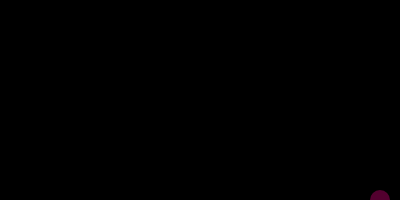
Frame 1 (no input)
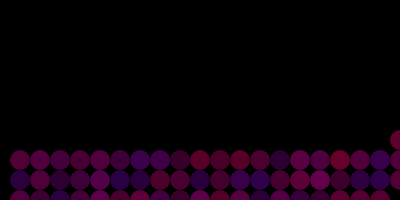
Frame 60 (no input)
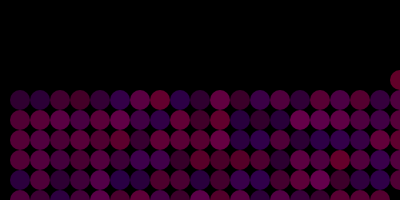
Frame 120 (the mouse pressed at the canvas centre since frame 60)

The p5.js sketch that drew these frames (run headless with seeded random() and noise() and a simulated clock; from frame 60 on, the mouse is pressed at the canvas centre):

// p5.js sketch
// ── sketch.js
let spot = {
  count: 0,
  x: 100,
  y: 50,
  d: 20
};

let col = {
  r: 255,
  g: 0,
  b: 0,
  alpha: 100
};

function setup() {
  createCanvas(400, 200);
  background(0);
  create_ui();
}

function draw() {
  col.r = random(100, 255);
  // col.g = 0;
  col.b = random(100, 190);

  // spot.x = random(0, width);
  spot.count = spot.count + spot.d;
  spot.x = width - (spot.count % width);
  spot.y = height - ((int(spot.count / width) * spot.d) % height);
  noStroke();
  fill(col.r, col.g, col.b, col.alpha);
  ellipse(spot.x, spot.y, spot.d);
  update_ui();
}

function create_ui() {
  createButton('backg 0').mousePressed(function() {
    background(0);
  });
  createButton('alpha 100').mousePressed(function() {
    col.alpha = 100;
  });
  createButton('alpha 180').mousePressed(function() {
    col.alpha = 180;
  });
  createElement('br');
  createSpan().id('ic');
  createSpan().id('ix');
  createSpan().id('iy');
  createElement('br');
  createSpan().id('imx');
  createSpan().id('imy');
  createSpan().id('icc');
}

function update_ui() {
  select('#ic').html('[count=' + spot.count + '] ')
  select('#ix').html('[x=' + spot.x + '] ')
  select('#iy').html('[y=' + spot.y + '] ')
  select('#imx').html('[mouseX=' + mouseX + '] ')
  select('#imy').html('[mouseY=' + mouseY + '] ')
  select('#icc').html('[RGBA=' + get(mouseX, mouseY) + '] ')
}

// https://editor.p5js.org/jht1493/sketches/A1NHTo3cg
// 2.5.2 random function spot.count ui bottom

// https://editor.p5js.org/jht1493/sketches/Dv5o83_c3
// 2.5.2 random function spot.count ui

// https://editor.p5js.org/jht1493/sketches/vpcHXx_E1
// 2.5.2 random function spot.count

// https://editor.p5js.org/jht1493/sketches/9ss5dnb9t
// 2.5.2 random function spot.x spot.y

// https://editor.p5js.org/jht1493/sketches/yu1MwEqyQ
// 2.5.1 random function spot.x

// https://editor.p5js.org/jht1493/sketches/UTMOVgcsv
// 2.5.1 random function 

// The random() Function
// Code! Programming with p5.js
// The Coding Train / Daniel Shiffman
// https://thecodingtrain.com/beginners/p5js/beginners/p5js/2.5-random.html
// https://youtu.be/nicMAoW6u1g
// https://editor.p5js.org/codingtrain/sketches/4gD7Btgi
